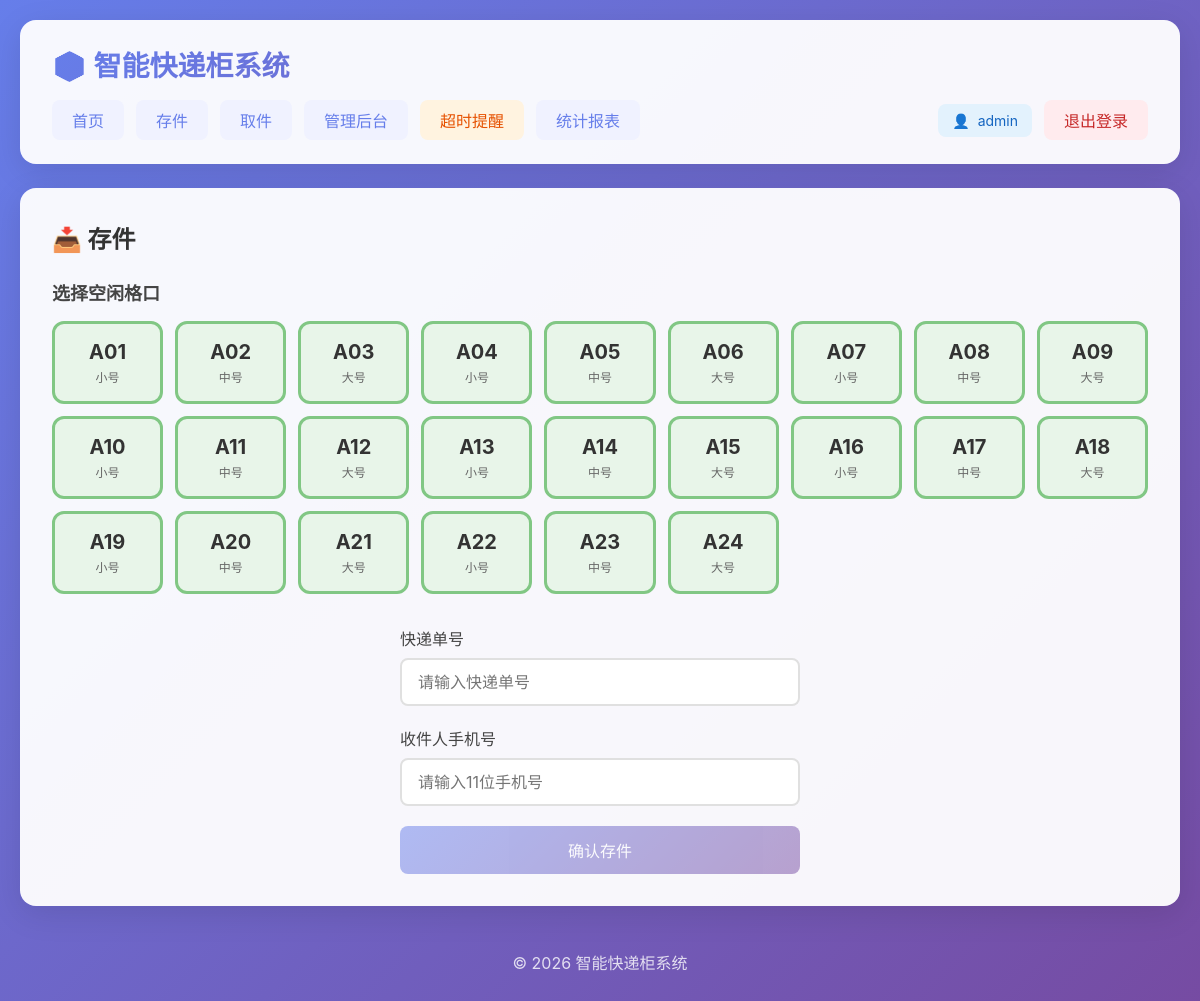
Screenshot of /store (signed in) with the database file from the repository.
### app.py (models this page shows)
class Locker(db.Model):
    id = db.Column(db.Integer, primary_key=True)
    code = db.Column(db.String(20), unique=True, nullable=False)
    status = db.Column(db.String(20), default='idle')
    size = db.Column(db.String(10), default='medium')

### app.py (the view, shortened to what this page needs)
@app.route('/store', methods=['GET', 'POST'])
def store_package():
    idle_lockers = Locker.query.filter_by(status='idle').all()
    return render_template('store.html', lockers=idle_lockers)

### templates/store.html (shortened to what this page needs)
{% extends 'base.html' %}
{% block content %}
<div class="store-page">
    <h2>📥 存件</h2>
    {% if lockers %}
    <div class="locker-selection">
        <h3>选择空闲格口</h3>
        <div class="locker-grid">
            {% for locker in lockers %}
            <div class="locker-item locker-idle" data-locker-id="{{ locker.id }}" data-locker-code="{{ locker.code }}" data-locker-size="{{ locker.size }}">
                <div class="locker-code">{{ locker.code }}</div>
                <div class="locker-size">
                    {% if locker.size == 'small' %}小号
                    {% elif locker.size == 'medium' %}中号
                    {% else %}大号{% endif %}
                </div>
            </div>
            {% endfor %}
        </div>
    </div>
    <form method="POST" class="store-form" id="storeForm">
        <div class="form-group">
            <label for="tracking_no">快递单号</label>
            <input type="text" id="tracking_no" name="tracking_no" required placeholder="请输入快递单号">
        </div>
        <div class="form-group">
            <label for="phone">收件人手机号</label>
            <input type="tel" id="phone" name="phone" required placeholder="请输入11位手机号" pattern="1[3-9]\d{9}">
        </div>
        <button type="submit" class="btn btn-primary" id="submitBtn" disabled>确认存件</button>
    </form>
    {% else %}
    <div class="empty-state">
        <p>😢 暂无空闲格口，请稍后再试</p>
        <a href="{{ url_for('index') }}" class="btn btn-secondary">返回首页</a>
    </div>
    {% endif %}
</div>
{% endblock %}

### static/css/style.css (style rules this page uses)
* { margin: 0; padding: 0; box-sizing: border-box; }
body { font-family: -apple-system, BlinkMacSystemFont, 'Segoe UI', 'PingFang SC', 'Hiragino Sans GB', 'Microsoft YaHei', sans-serif; background: linear-gradient(135deg, #667eea 0%, #764ba2 100%); min-height: 100vh; color: #333; }
h2 { margin-bottom: 24px; color: #333; }
h3 { margin-bottom: 16px; color: #444; font-size: 18px; }
.locker-selection { margin-bottom: 32px; }
.locker-grid { display: grid; grid-template-columns: repeat(auto-fill, minmax(100px, 1fr)); gap: 12px; }
.locker-item { padding: 16px 8px; border-radius: 12px; text-align: center; cursor: pointer; transition: all 0.3s; border: 3px solid transparent; background: #f5f5f5; display: flex; flex-direction: column; align-items: center; }
.locker-item.locker-idle { background: #e8f5e9; border-color: #81c784; }
.locker-code { font-size: 20px; font-weight: bold; margin-bottom: 4px; }
.locker-size { font-size: 12px; color: #666; }
.store-form, .pickup-form { max-width: 400px; margin: 0 auto; }
.form-group { margin-bottom: 20px; }
.form-group label { display: block; margin-bottom: 8px; font-weight: 500; color: #444; }
.form-group input, .form-group select { width: 100%; padding: 12px 16px; border: 2px solid #e0e0e0; border-radius: 8px; font-size: 16px; transition: border-color 0.3s; font-family: inherit; }
.btn { padding: 12px 32px; border: none; border-radius: 8px; font-size: 16px; font-weight: 500; cursor: pointer; transition: all 0.3s; text-decoration: none; display: inline-block; text-align: center; font-family: inherit; }
.btn:disabled { opacity: 0.5; cursor: not-allowed; }
.btn-primary { background: linear-gradient(135deg, #667eea, #764ba2); color: white; width: 100%; }

### rows the page displays
Locker: code "A01", size "小号"
Locker: code "A02", size "中号"
Locker: code "A03", size "大号"
Locker: code "A04", size "小号"
Locker: code "A05", size "中号"
Locker: code "A06", size "大号"
Locker: code "A07", size "小号"
Locker: code "A08", size "中号"
Locker: code "A09", size "大号"
Locker: code "A10", size "小号"
Locker: code "A11", size "中号"
Locker: code "A12", size "大号"
Locker: code "A13", size "小号"
Locker: code "A14", size "中号"
Locker: code "A15", size "大号"
Locker: code "A16", size "小号"
Locker: code "A17", size "中号"
Locker: code "A18", size "大号"
Locker: code "A19", size "小号"
Locker: code "A20", size "中号"
Locker: code "A21", size "大号"
Locker: code "A22", size "小号"
Locker: code "A23", size "中号"
Locker: code "A24", size "大号"

### other values shown
{{ session.get('admin_username') }} "admin"
